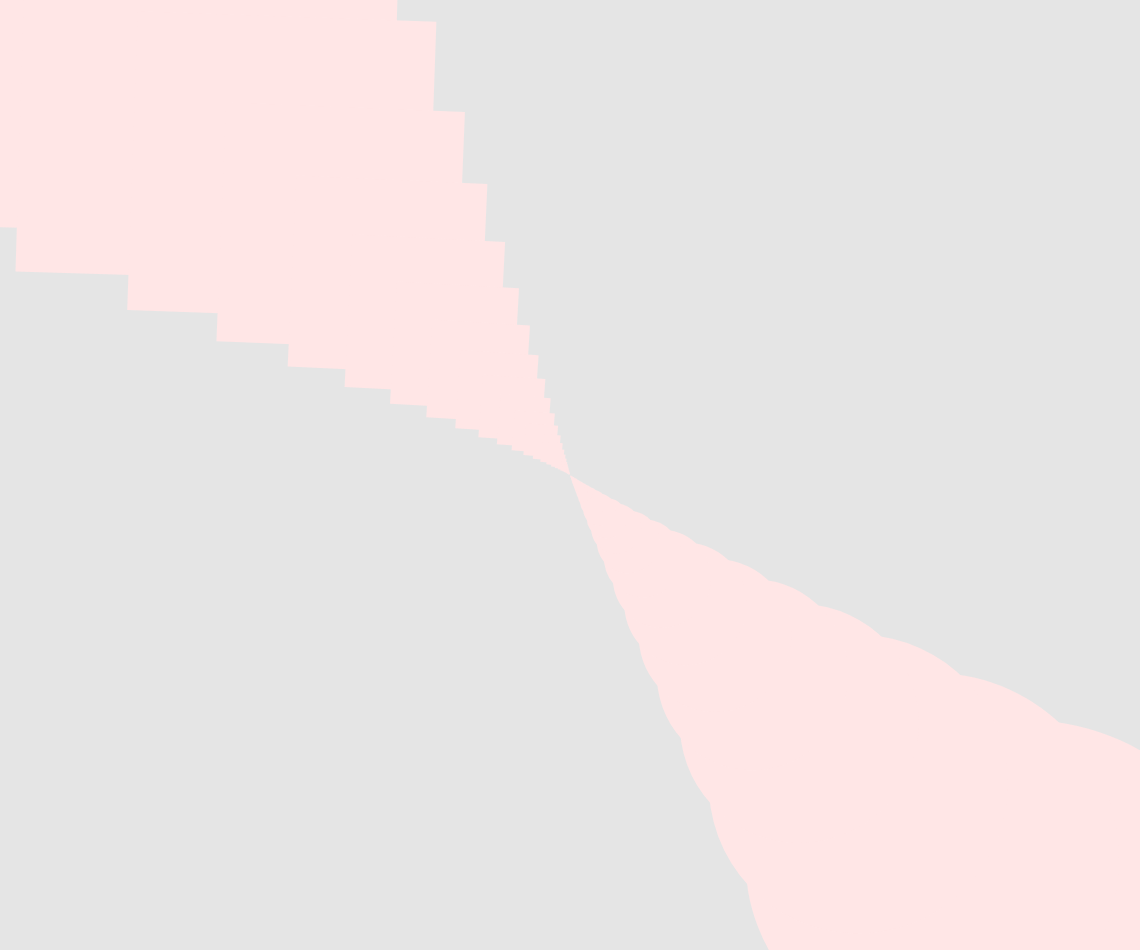
Frame 1 (no input)
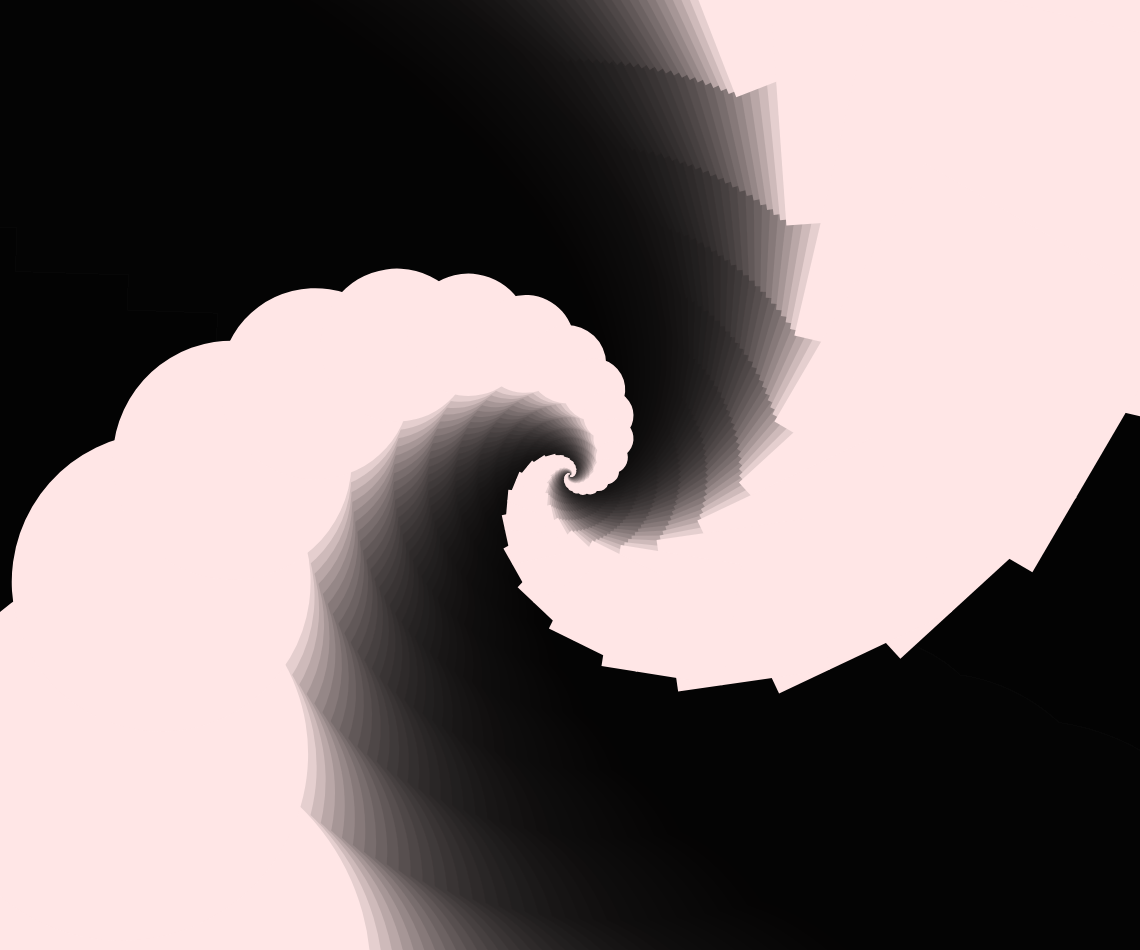
Frame 60 (no input)
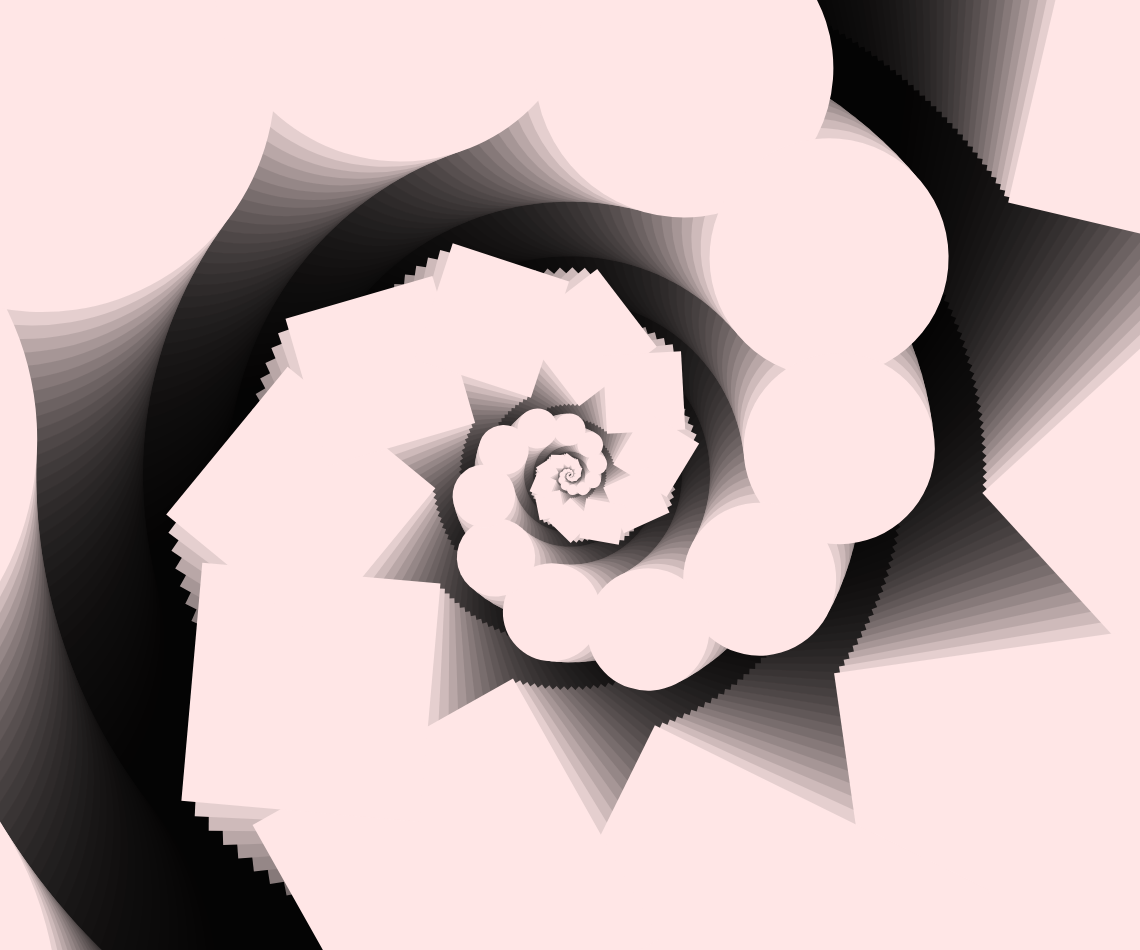
Frame 120 (the mouse pressed at the canvas centre since frame 60)

The p5.js sketch that drew these frames (run headless with seeded random() and noise() and a simulated clock; from frame 60 on, the mouse is pressed at the canvas centre):

// p5.js sketch
// ── sketch.js
let count;

function setup() {
	createCanvas(windowWidth * 0.95, windowHeight * 0.95);
    colorMode(HSB);
    rectMode(CENTER);
}

function draw() {
	background(255,100,0,.1);

    translate(width/2,height/2);
    branch(width);
    // branchother(width);
}

function branch(len) {
    count ++;
    rotate(frameCount*.005);

    noStroke();
    fill(360,10,100);
    // shape(len,count);
    circle(len,len,len)
    rect(-len,-len,len,len)

    // translate(len/2,len/2);
    // rect(0,0,len-10,len-10);
    if (len > 1) {
        push();
        branch(len*.80);
        pop();
    
    }
}

// function branchother(len) {
//     count ++;
//     rotate(frameCount*.011);
//     // shape(len,count);
//     trianlgle(len,le-20n,len,len+20,len+20,len)
    
//     if (len > 1) {
//         push();
//         branch(len*.80);
//         pop();
    
//     }
// }
